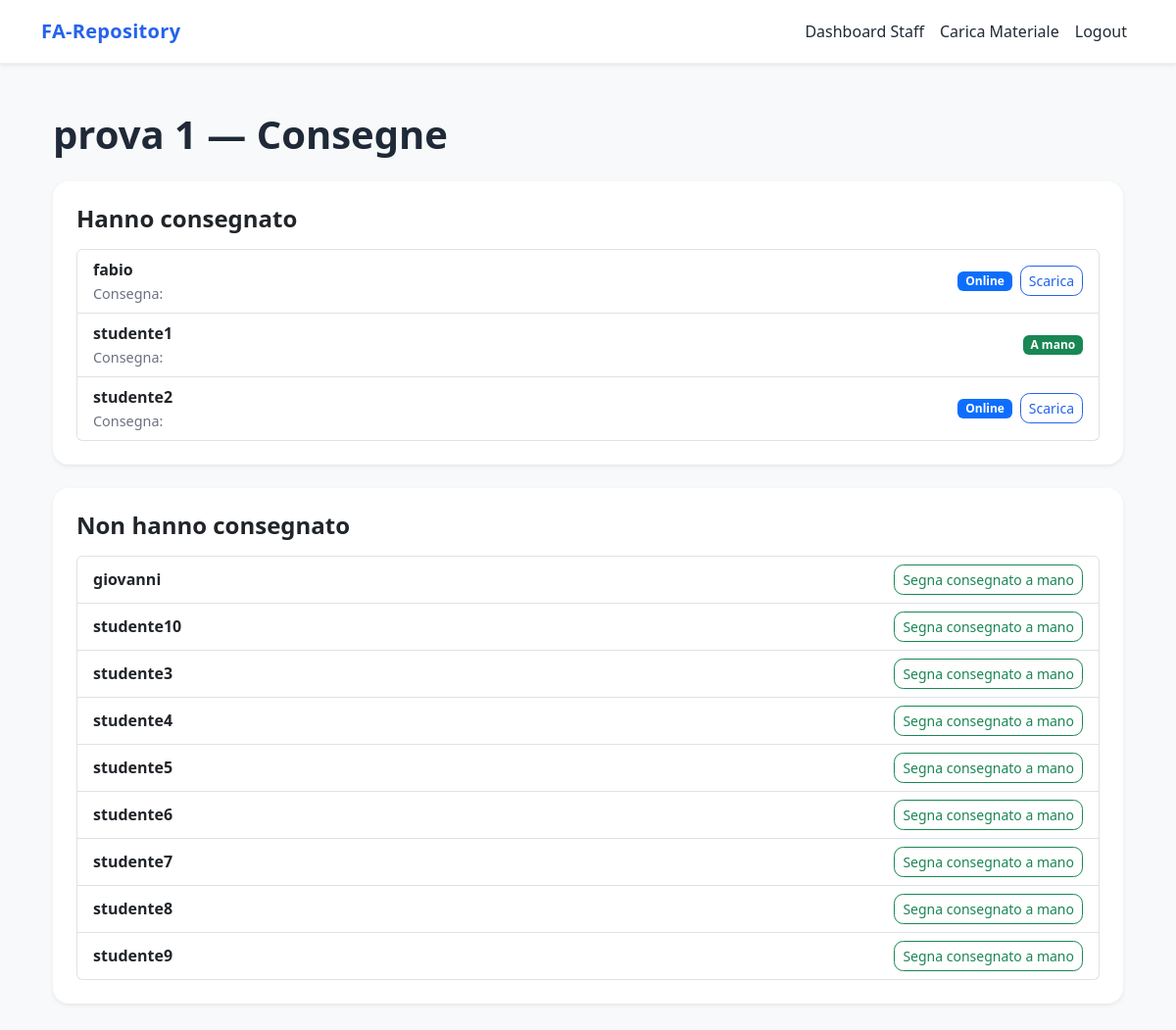
Page /assignments/1/submissions/ (signed in) on the committed database.
### assignments/models.py (models this page shows, shortened)
class Assignment(models.Model):
    title = models.CharField(max_length=200)
    description = models.TextField()
    due_date = models.DateField()

class Submission(models.Model):
    assignment = models.ForeignKey(Assignment, on_delete=models.CASCADE)
    student = models.ForeignKey(settings.AUTH_USER_MODEL, on_delete=models.CASCADE)
    file = models.FileField(upload_to=submission_upload_path)
    submitted_at = models.DateTimeField(auto_now_add=True)
    protocol_number = models.UUIDField(default=uuid.uuid4, editable=False, unique=True)

### accounts/models.py (models this page shows)
class User(AbstractUser):
    email = models.EmailField(unique=True)
    class_group = models.CharField(max_length=10, verbose_name="Classe")
    section = models.CharField(max_length=5, verbose_name="Sezione")
    school = models.CharField(max_length=100, default="Colombo", verbose_name="Scuola")
    data_consent = models.BooleanField(
        default=False,
        help_text="Consenso al trattamento dei dati personali"
    )

### assignments/views.py (the view)
# urls.py: path("<int:pk>/submissions/", views.assignment_submissions, name="assignment_submissions"),
@user_passes_test(lambda u: u.is_staff)
def assignment_submissions(request, pk):
    assignment = get_object_or_404(Assignment, pk=pk)
    students = User.objects.filter(is_staff=False).order_by("username")
    submissions = Submission.objects.filter(assignment=assignment)
    submitted_students = [s.student for s in submissions]
    not_submitted_students = [s for s in students if s not in submitted_students]
    return render(request, "assignments/assignment_submissions.html", {
        "assignment": assignment,
        "submissions": submissions,
        "not_submitted": not_submitted_students,
    })

### assignments/templates/assignments/assignment_submissions.html
{% extends "core/base.html" %}
{% block content %}
<div class="container py-4">
    <h1 class="fw-bold mb-4">{{ assignment.title }} — Consegne</h1>
    <div class="card shadow-sm border-0 rounded-4 mb-4">
        <div class="card-body p-4">
            <h4 class="fw-semibold mb-3">Hanno consegnato</h4>
            {% if submissions %}
                <ul class="list-group">
                    {% for s in submissions %}
                        <li class="list-group-item d-flex justify-content-between align-items-center">
                            <div>
                                <strong>{{ s.student.username }}</strong><br>
                                <small class="text-muted">
                                    Consegna: {{ s.created_at|date:"d/m/Y H:i" }}
                                </small>
                            </div>
                            <div class="d-flex align-items-center">
                                {% if s.file %}
                                    <span class="badge bg-primary me-2">Online</span>
                                    <a href="{{ s.file.url }}" class="btn btn-sm btn-outline-primary">
                                        Scarica
                                    </a>
                                {% else %}
                                    <span class="badge bg-success">A mano</span>
                                {% endif %}
                            </div>
                        </li>
                    {% endfor %}
                </ul>
            {% else %}
                <p class="text-muted">Nessuno ha ancora consegnato.</p>
            {% endif %}
        </div>
    </div>
    <div class="card shadow-sm border-0 rounded-4">
        <div class="card-body p-4">
            <h4 class="fw-semibold mb-3">Non hanno consegnato</h4>
            {% if not_submitted %}
                <ul class="list-group">
                    {% for student in not_submitted %}
                        <li class="list-group-item d-flex justify-content-between align-items-center">
                            <strong>{{ student.username }}</strong>
                            <a href="{% url 'assignments:deliver_in_person' assignment.id student.id %}"
                               class="btn btn-sm btn-outline-success">
                                Segna consegnato a mano
                            </a>
                        </li>
                    {% endfor %}
                </ul>
            {% else %}
                <p class="text-muted">Tutti hanno consegnato.</p>
            {% endif %}
        </div>
    </div>
</div>
{% endblock %}

### core/static/core/style.css (style rules this page uses)
body { background-color: #F8FAFC; font-family: system-ui, -apple-system, "Segoe UI", Roboto, sans-serif; color: #1F2937; }
.card { border: none; border-radius: 1rem; background-color: #FFFFFF; transition: transform 0.2s ease, box-shadow 0.2s ease; }
.btn { border-radius: 0.6rem; font-weight: 500; }
.btn-outline-primary { color: #2563EB; border-color: #2563EB; }
.text-muted { color: #6B7280 !important; font-size: 0.9rem; }

### rows in the picture
Assignment: title "prova 1"
Submission: student.username "fabio"
Submission: student.username "studente1", file "A mano"
Submission: student.username "studente2"
User: username "giovanni"
User: username "studente10"
User: username "studente3"
User: username "studente4"
User: username "studente5"
User: username "studente6"
User: username "studente7"
User: username "studente8"
User: username "studente9"
